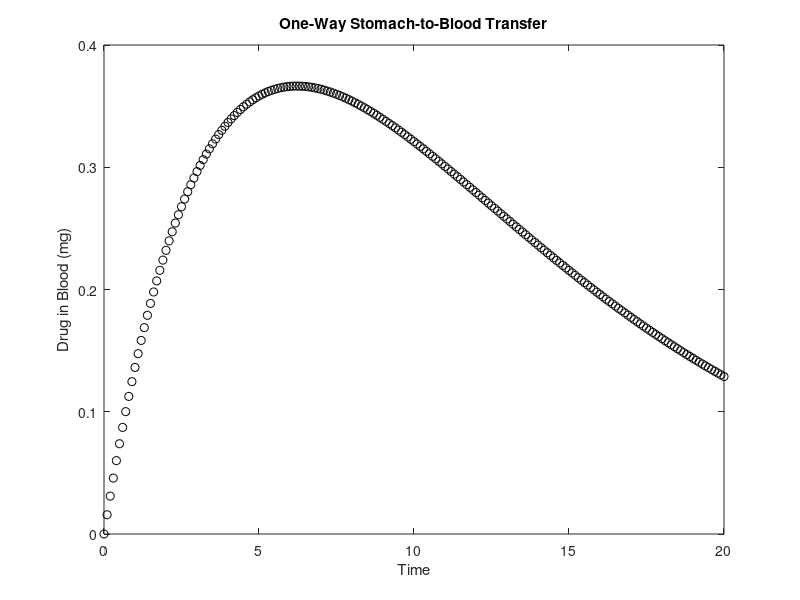

Reproduce this figure in MATLAB.
k1 = 0.16;
k2 = 0.16;
y = 0;
x0 = 1;

tRange = 0:0.1:20;
tPrev = 0;

yValues = zeros(1,length(tRange));

for index=1:length(tRange)
    x=x0*exp(-k2*tRange(index));
    timeChange = tRange(index)-tPrev;
    
    yDeriv = k2*x-k1*y;
    y = y + (timeChange)*yDeriv;

    yValues(index) = y;
    tPrev = tRange(index);
end

plot(tRange, yValues, 'ko');
title("One-Way Stomach-to-Blood Transfer")
xlabel('Time');
ylabel('Drug in Blood (mg)');

